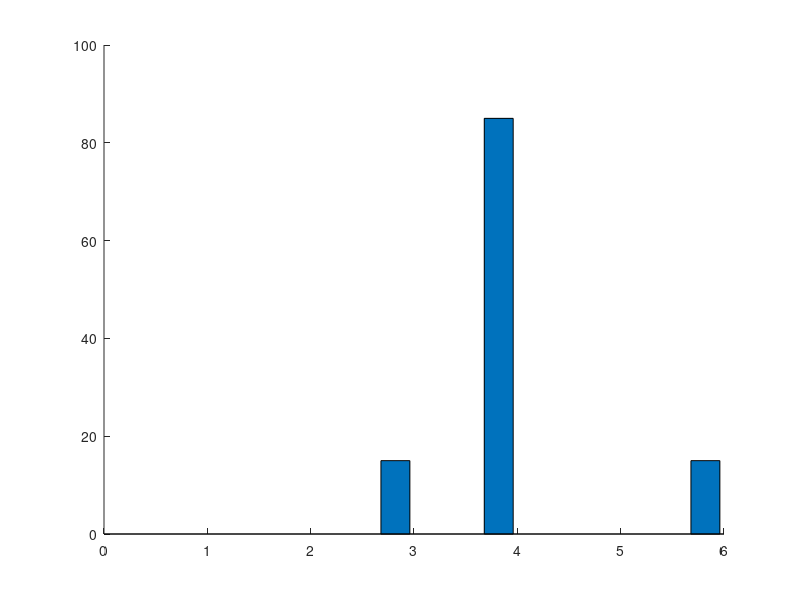

Reproduce this figure in MATLAB. (Note: this script raises an error after producing the figure.)
function pic_bar_Placebo_Mayer_2015()

y_Mayer_2015=[0 0.4;0 0;15 16;85 83.6;0 0.4;15 16.4];

b=bar(y_Mayer_2015,0.8,'FaceAlpha',0.7);

xtips1 = b(1).XEndPoints;
ytips1 = b(1).YEndPoints;
labels1 = string(b(1).YData);
text(xtips1,ytips1,labels1,'HorizontalAlignment','center','VerticalAlignment','bottom','FontSize',22)

xtips2 = b(2).XEndPoints;
ytips2 = b(2).YEndPoints;
labels2 = string(b(2).YData);
text(xtips2,ytips2,labels2,'HorizontalAlignment','center','VerticalAlignment','bottom','FontSize',22)

hold on
t1=[0.85 1.85 2.85 3.85 4.85 5.85];
t2=[1.15 2.15 3.15 4.15 5.15 6.15];
m1=[0 0 15 85 0 15];
m2=[0.4 0 16 83.6 0.4 16.4];
plot(t1,m1,'-.or','LineWidth',1,'Color',[190 190 190]./255,'MarkerSize',10,'MarkerEdgeColor',[190 190 190]./255,'MarkerFaceColor',[190 190 190]./255);
hold on
plot(t2,m2,'-.or','LineWidth',1,'Color','#FFA500','MarkerSize',10,'MarkerEdgeColor','#FFA500','MarkerFaceColor','#FFA500');


set(b(1),'FaceColor',[190 190 190]./255);
set(b(2),'FaceColor','#FFA500');

%% Output image setting
set(gca,'YLim',[0 100]);
set(gca,'XTickLabel',{'CR' 'PR' 'SD' 'PD' 'ORR' 'DCR'});
set(gca,'Linewidth',1);
set(gca,'FontSize',28);
set(gca,'FontName','Arial');
ylabel('RECITS (%)');
title('Mayer.2015');
legend('model simulation','clinical data','Location','northwest','FontSize',28);
legend('boxoff');
set(gcf,'unit','centimeters','position',[2 25 28 18])
print('Placebo_Mayer_2015','-dpng','-r600')

end